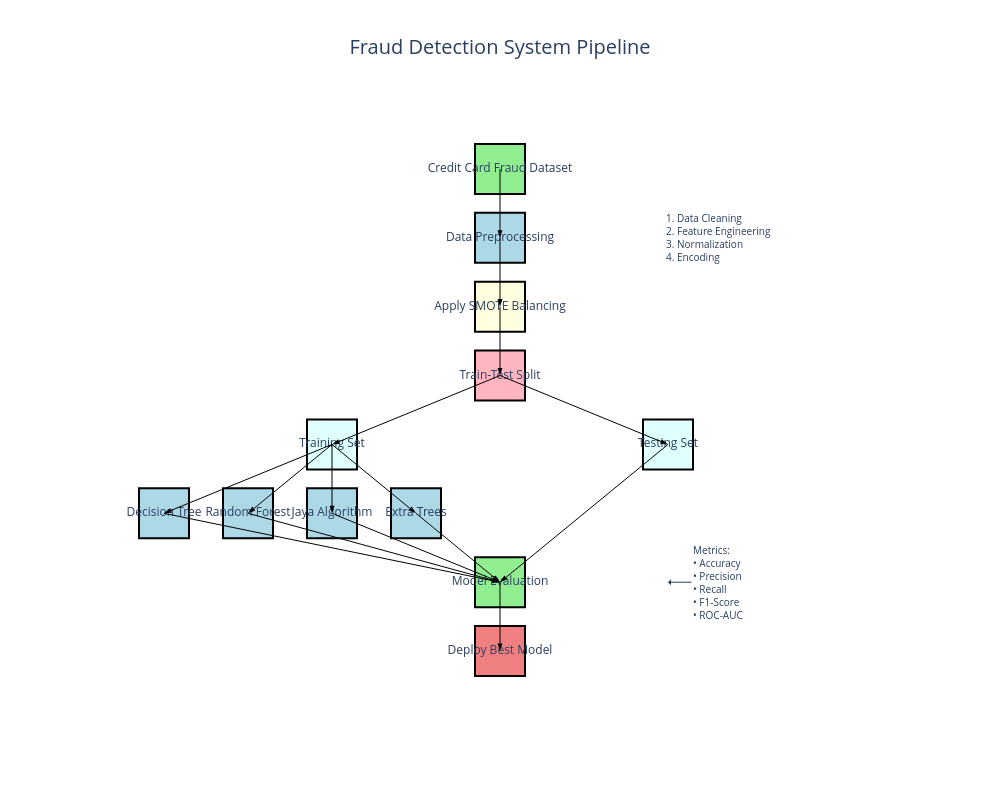

Notebook cell for this chart:
### Markdown cell above
# Fraud Detection System Flowchart
This section provides a clear flowchart visualization of the fraud detection pipeline.

### Code cell
# Import required libraries
import plotly.graph_objects as go

def create_fraud_detection_flowchart():
    # Create base figure
    fig = go.Figure()
    
    # Define node positions
    nodes = {
        'dataset': {'x': 0, 'y': 5, 'text': 'Credit Card\nFraud Dataset'},
        'preprocess': {'x': 0, 'y': 4, 'text': 'Data\nPreprocessing'},
        'smote': {'x': 0, 'y': 3, 'text': 'Apply SMOTE\nBalancing'},
        'split': {'x': 0, 'y': 2, 'text': 'Train-Test\nSplit'},
        'train': {'x': -2, 'y': 1, 'text': 'Training Set'},
        'test': {'x': 2, 'y': 1, 'text': 'Testing Set'},
        'rf': {'x': -3, 'y': 0, 'text': 'Random Forest'},
        'jaya': {'x': -2, 'y': 0, 'text': 'Jaya Algorithm'},
        'et': {'x': -1, 'y': 0, 'text': 'Extra Trees'},
        'dt': {'x': -4, 'y': 0, 'text': 'Decision Tree'},
        'eval': {'x': 0, 'y': -1, 'text': 'Model\nEvaluation'},
        'deploy': {'x': 0, 'y': -2, 'text': 'Deploy Best\nModel'}
    }
    
    # Add nodes
    colors = {
        'dataset': 'lightgreen',
        'preprocess': 'lightblue',
        'smote': 'lightyellow',
        'split': 'lightpink',
        'train': 'lightcyan',
        'test': 'lightcyan',
        'rf': 'lightblue',
        'jaya': 'lightblue',
        'et': 'lightblue',
        'dt': 'lightblue',
        'eval': 'lightgreen',
        'deploy': 'lightcoral'
    }
    
    for node, pos in nodes.items():
        fig.add_trace(go.Scatter(
            x=[pos['x']], 
            y=[pos['y']],
            mode='markers+text',
            name=node,
            text=[pos['text']],
            textposition='middle center',
            textfont=dict(size=12),
            marker=dict(
                size=50,
                symbol='square',
                color=colors[node],
                line=dict(color='black', width=2)
            ),
            showlegend=False
        ))
    
    # Add arrows
    arrows = [
        ('dataset', 'preprocess'),
        ('preprocess', 'smote'),
        ('smote', 'split'),
        ('split', 'train'),
        ('split', 'test'),
        ('train', 'rf'),
        ('train', 'jaya'),
        ('train', 'et'),
        ('train', 'dt'),
        ('rf', 'eval'),
        ('jaya', 'eval'),
        ('et', 'eval'),
        ('dt', 'eval'),
        ('test', 'eval'),
        ('eval', 'deploy')
    ]
    
    for start, end in arrows:
        fig.add_trace(go.Scatter(
            x=[nodes[start]['x'], nodes[end]['x']],
            y=[nodes[start]['y'], nodes[end]['y']],
            mode='lines+markers',
            line=dict(color='black', width=1),
            marker=dict(size=8, symbol='arrow', angleref='previous'),
            showlegend=False
        ))
    
    # Add processing steps annotations
    preprocessing_steps = [
        "1. Data Cleaning",
        "2. Feature Engineering",
        "3. Normalization",
        "4. Encoding"
    ]
    
    fig.add_annotation(
        x=2,
        y=4,
        text="<br>".join(preprocessing_steps),
        showarrow=True,
        arrowhead=1,
        ax=50,
        ay=0,
        font=dict(size=10),
        align='left'
    )
    
    # Add model metrics annotation
    metrics = [
        "Metrics:",
        "• Accuracy",
        "• Precision",
        "• Recall",
        "• F1-Score",
        "• ROC-AUC"
    ]
    
    fig.add_annotation(
        x=2,
        y=-1,
        text="<br>".join(metrics),
        showarrow=True,
        arrowhead=1,
        ax=50,
        ay=0,
        font=dict(size=10),
        align='left'
    )
    
    # Update layout
    fig.update_layout(
        title={
            'text': 'Fraud Detection System Pipeline',
            'y':0.95,
            'x':0.5,
            'xanchor': 'center',
            'yanchor': 'top',
            'font': dict(size=20)
        },
        plot_bgcolor='white',
        width=1000,
        height=800,
        xaxis=dict(
            showgrid=False,
            zeroline=False,
            showticklabels=False,
            range=[-5, 5]
        ),
        yaxis=dict(
            showgrid=False,
            zeroline=False,
            showticklabels=False,
            range=[-3, 6]
        )
    )
    
    fig.show()

# Generate the flowchart
create_fraud_detection_flowchart()

### Figure 1 — Plotly figure (JSON) as saved in the notebook; plotly's stock layout.template omitted (floating-point values rounded to 4 significant figures)
{"data": [{"marker": {"color": "lightgreen", "line": {"color": "black", "width": 2}, "size": 50, "symbol": "square"}, "mode": "markers+text", "name": "dataset", "showlegend": false, "text": ["Credit Card\nFraud Dataset"], "textfont": {"size": 12}, "textposition": "middle center", "type": "scatter", "x": [0], "y": [5]}, {"marker": {"color": "lightblue", "line": {"color": "black", "width": 2}, "size": 50, "symbol": "square"}, "mode": "markers+text", "name": "preprocess", "showlegend": false, "text": ["Data\nPreprocessing"], "textfont": {"size": 12}, "textposition": "middle center", "type": "scatter", "x": [0], "y": [4]}, {"marker": {"color": "lightyellow", "line": {"color": "black", "width": 2}, "size": 50, "symbol": "square"}, "mode": "markers+text", "name": "smote", "showlegend": false, "text": ["Apply SMOTE\nBalancing"], "textfont": {"size": 12}, "textposition": "middle center", "type": "scatter", "x": [0], "y": [3]}, {"marker": {"color": "lightpink", "line": {"color": "black", "width": 2}, "size": 50, "symbol": "square"}, "mode": "markers+text", "name": "split", "showlegend": false, "text": ["Train-Test\nSplit"], "textfont": {"size": 12}, "textposition": "middle center", "type": "scatter", "x": [0], "y": [2]}, {"marker": {"color": "lightcyan", "line": {"color": "black", "width": 2}, "size": 50, "symbol": "square"}, "mode": "markers+text", "name": "train", "showlegend": false, "text": ["Training Set"], "textfont": {"size": 12}, "textposition": "middle center", "type": "scatter", "x": [-2], "y": [1]}, {"marker": {"color": "lightcyan", "line": {"color": "black", "width": 2}, "size": 50, "symbol": "square"}, "mode": "markers+text", "name": "test", "showlegend": false, "text": ["Testing Set"], "textfont": {"size": 12}, "textposition": "middle center", "type": "scatter", "x": [2], "y": [1]}, {"marker": {"color": "lightblue", "line": {"color": "black", "width": 2}, "size": 50, "symbol": "square"}, "mode": "markers+text", "name": "rf", "showlegend": false, "text": ["Random Forest"], "textfont": {"size": 12}, "textposition": "middle center", "type": "scatter", "x": [-3], "y": [0]}, {"marker": {"color": "lightblue", "line": {"color": "black", "width": 2}, "size": 50, "symbol": "square"}, "mode": "markers+text", "name": "jaya", "showlegend": false, "text": ["Jaya Algorithm"], "textfont": {"size": 12}, "textposition": "middle center", "type": "scatter", "x": [-2], "y": [0]}, {"marker": {"color": "lightblue", "line": {"color": "black", "width": 2}, "size": 50, "symbol": "square"}, "mode": "markers+text", "name": "et", "showlegend": false, "text": ["Extra Trees"], "textfont": {"size": 12}, "textposition": "middle center", "type": "scatter", "x": [-1], "y": [0]}, {"marker": {"color": "lightblue", "line": {"color": "black", "width": 2}, "size": 50, "symbol": "square"}, "mode": "markers+text", "name": "dt", "showlegend": false, "text": ["Decision Tree"], "textfont": {"size": 12}, "textposition": "middle center", "type": "scatter", "x": [-4], "y": [0]}, {"marker": {"color": "lightgreen", "line": {"color": "black", "width": 2}, "size": 50, "symbol": "square"}, "mode": "markers+text", "name": "eval", "showlegend": false, "text": ["Model\nEvaluation"], "textfont": {"size": 12}, "textposition": "middle center", "type": "scatter", "x": [0], "y": [-1]}, {"marker": {"color": "lightcoral", "line": {"color": "black", "width": 2}, "size": 50, "symbol": "square"}, "mode": "markers+text", "name": "deploy", "showlegend": false, "text": ["Deploy Best\nModel"], "textfont": {"size": 12}, "textposition": "middle center", "type": "scatter", "x": [0], "y": [-2]}, {"line": {"color": "black", "width": 1}, "marker": {"angleref": "previous", "size": 8, "symbol": "arrow"}, "mode": "lines+markers", "showlegend": false, "type": "scatter", "x": [0, 0], "y": [5, 4]}, {"line": {"color": "black", "width": 1}, "marker": {"angleref": "previous", "size": 8, "symbol": "arrow"}, "mode": "lines+markers", "showlegend": false, "type": "scatter", "x": [0, 0], "y": [4, 3]}, {"line": {"color": "black", "width": 1}, "marker": {"angleref": "previous", "size": 8, "symbol": "arrow"}, "mode": "lines+markers", "showlegend": false, "type": "scatter", "x": [0, 0], "y": [3, 2]}, {"line": {"color": "black", "width": 1}, "marker": {"angleref": "previous", "size": 8, "symbol": "arrow"}, "mode": "lines+markers", "showlegend": false, "type": "scatter", "x": [0, -2], "y": [2, 1]}, {"line": {"color": "black", "width": 1}, "marker": {"angleref": "previous", "size": 8, "symbol": "arrow"}, "mode": "lines+markers", "showlegend": false, "type": "scatter", "x": [0, 2], "y": [2, 1]}, {"line": {"color": "black", "width": 1}, "marker": {"angleref": "previous", "size": 8, "symbol": "arrow"}, "mode": "lines+markers", "showlegend": false, "type": "scatter", "x": [-2, -3], "y": [1, 0]}, {"line": {"color": "black", "width": 1}, "marker": {"angleref": "previous", "size": 8, "symbol": "arrow"}, "mode": "lines+markers", "showlegend": false, "type": "scatter", "x": [-2, -2], "y": [1, 0]}, {"line": {"color": "black", "width": 1}, "marker": {"angleref": "previous", "size": 8, "symbol": "arrow"}, "mode": "lines+markers", "showlegend": false, "type": "scatter", "x": [-2, -1], "y": [1, 0]}, {"line": {"color": "black", "width": 1}, "marker": {"angleref": "previous", "size": 8, "symbol": "arrow"}, "mode": "lines+markers", "showlegend": false, "type": "scatter", "x": [-2, -4], "y": [1, 0]}, {"line": {"color": "black", "width": 1}, "marker": {"angleref": "previous", "size": 8, "symbol": "arrow"}, "mode": "lines+markers", "showlegend": false, "type": "scatter", "x": [-3, 0], "y": [0, -1]}, {"line": {"color": "black", "width": 1}, "marker": {"angleref": "previous", "size": 8, "symbol": "arrow"}, "mode": "lines+markers", "showlegend": false, "type": "scatter", "x": [-2, 0], "y": [0, -1]}, {"line": {"color": "black", "width": 1}, "marker": {"angleref": "previous", "size": 8, "symbol": "arrow"}, "mode": "lines+markers", "showlegend": false, "type": "scatter", "x": [-1, 0], "y": [0, -1]}, {"line": {"color": "black", "width": 1}, "marker": {"angleref": "previous", "size": 8, "symbol": "arrow"}, "mode": "lines+markers", "showlegend": false, "type": "scatter", "x": [-4, 0], "y": [0, -1]}, {"line": {"color": "black", "width": 1}, "marker": {"angleref": "previous", "size": 8, "symbol": "arrow"}, "mode": "lines+markers", "showlegend": false, "type": "scatter", "x": [2, 0], "y": [1, -1]}, {"line": {"color": "black", "width": 1}, "marker": {"angleref": "previous", "size": 8, "symbol": "arrow"}, "mode": "lines+markers", "showlegend": false, "type": "scatter", "x": [0, 0], "y": [-1, -2]}], "layout": {"annotations": [{"align": "left", "arrowhead": 1, "ax": 50, "ay": 0, "font": {"size": 10}, "showarrow": true, "text": "1. Data Cleaning<br>2. Feature Engineering<br>3. Normalization<br>4. Encoding", "x": 2, "y": 4}, {"align": "left", "arrowhead": 1, "ax": 50, "ay": 0, "font": {"size": 10}, "showarrow": true, "text": "Metrics:<br>• Accuracy<br>• Precision<br>• Recall<br>• F1-Score<br>• ROC-AUC", "x": 2, "y": -1}], "height": 800, "plot_bgcolor": "white", "title": {"font": {"size": 20}, "text": "Fraud Detection System Pipeline", "x": 0.5, "xanchor": "center", "y": 0.95, "yanchor": "top"}, "width": 1000, "xaxis": {"range": [-5, 5], "showgrid": false, "showticklabels": false, "zeroline": false}, "yaxis": {"range": [-3, 6], "showgrid": false, "showticklabels": false, "zeroline": false}}}
